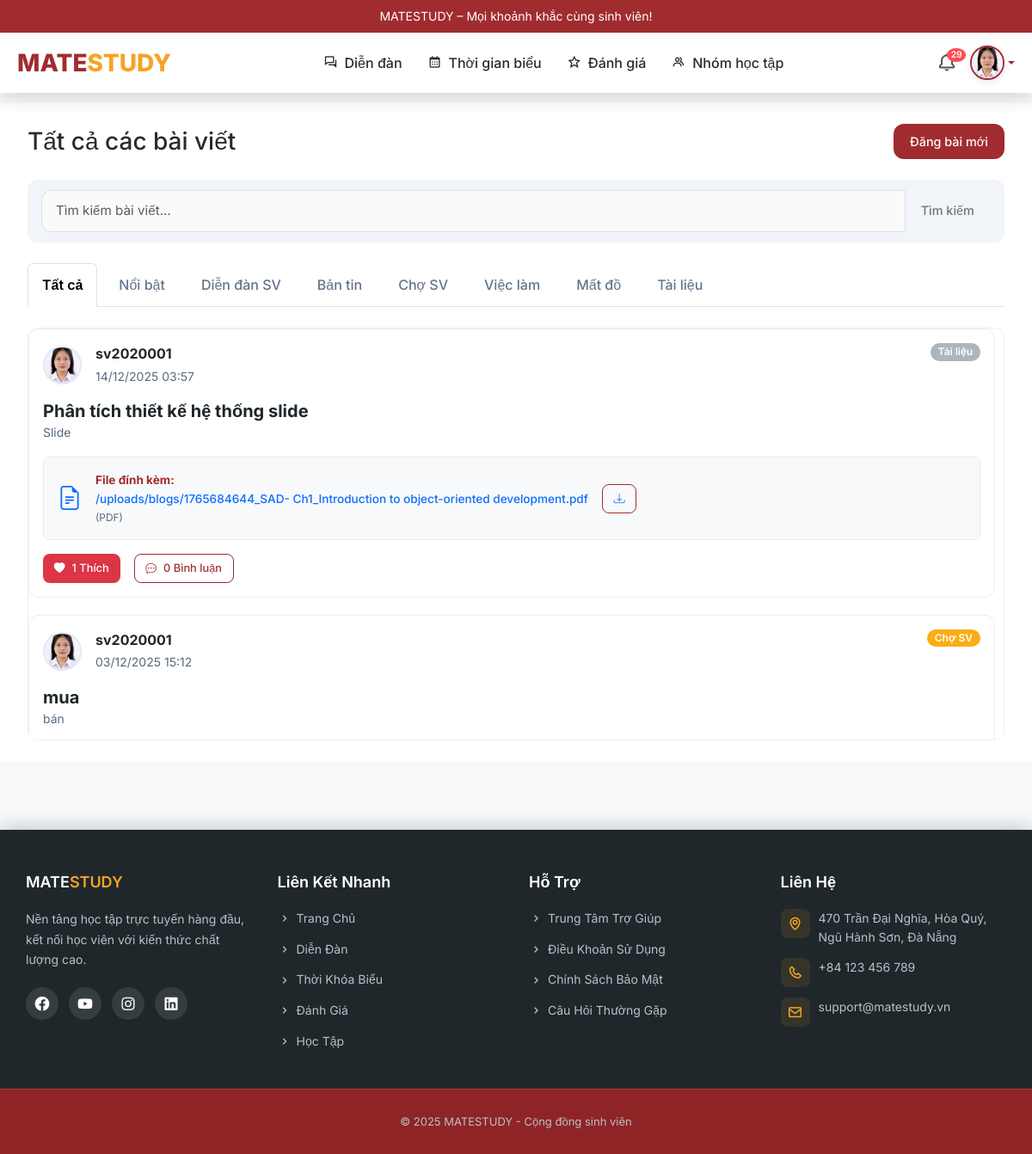
The app's page /php/sinhvien/blog.php (signed in) with its own data.
### tables this page shows
CREATE TABLE `nguoi_dung` (
  `id` bigint(20) UNSIGNED NOT NULL,
  `ten_dang_nhap` varchar(50) NOT NULL,
  `email` varchar(100) NOT NULL,
  `mat_khau` varchar(255) NOT NULL,
  `nien_khoa` year(4) DEFAULT NULL,
  `vai_tro` enum('sinh_vien','admin') DEFAULT 'sinh_vien',
  `trang_thai` enum('hoat_dong','bi_khoa','da_xoa') DEFAULT 'hoat_dong',
  `anh_dai_dien` varchar(255) DEFAULT NULL
);

CREATE TABLE `bai_viet_dien_dan` (
  `id` bigint(20) UNSIGNED NOT NULL,
  `tac_gia_id` bigint(20) UNSIGNED NOT NULL,
  `tieu_de` varchar(200) NOT NULL,
  `noi_dung` text NOT NULL,
  `file_dinh_kem` varchar(255) DEFAULT NULL,
  `trang_thai` enum('cho_duyet','da_duyet','bi_an') DEFAULT 'cho_duyet',
  `ngay_dang` timestamp NULL DEFAULT NULL,
  `category` enum('forum','news','market','job','lost','docs') DEFAULT 'forum'
);

### php/sinhvien/blog.php (the view, shortened to what this page needs)
<?php
require_once('../config.php');
$user_id = $_SESSION['user_id'];
$sql_lay_user = "SELECT ten_dang_nhap, anh_dai_dien, vai_tro FROM nguoi_dung WHERE id = '$user_id'";
$user_query = mysqli_query($conn, $sql_lay_user);
$current_user = mysqli_fetch_assoc($user_query);
$avatar = $current_user['anh_dai_dien'] ? htmlspecialchars($current_user['anh_dai_dien']) : 'https://randomuser.me/api/portraits/men/1.jpg';
$is_admin = ($current_user['vai_tro'] === 'admin');
function dinh_dang_thoi_gian($time)
{
  $date = new DateTime($time);
  return $date->format('d/m/Y H:i');
}
function tao_badge_danh_muc($cat)
{
  $ten_danh_muc = array(
    'forum' => 'Diễn đàn SV',
    'news' => 'Bản tin',
    'market' => 'Chợ SV',
    'job' => 'Việc làm',
    'lost' => 'Mất đồ',
    'docs' => 'Tài liệu'
  );
  $mau_danh_muc = array(
    'forum' => 'primary',
    'news' => 'success',
    'market' => 'warning',
    'job' => 'info',
    'lost' => 'danger',
    'docs' => 'secondary'
  );
  $ten = $ten_danh_muc[$cat] ?? 'Khác';
  $mau = $mau_danh_muc[$cat] ?? 'secondary';
  return "<span class=\"badge bg-$mau\">$ten</span>";
}
$dieu_kien_where = array();
$tieu_de_trang = "Tất cả các bài viết";
if (!$is_admin) {
  $dieu_kien_where[] = "b.trang_thai = 'da_duyet'";
}
$tu_khoa_tim_kiem = isset($_GET['s']) ? mysqli_real_escape_string($conn, trim($_GET['s'])) : '';
$where_sql = !empty($dieu_kien_where) ? "WHERE " . implode(" AND ", $dieu_kien_where) : "";
$trang_hien_tai = max(1, (int)($_GET['page'] ?? 1));
$so_bai_moi_trang = 10;
$vi_tri_bat_dau = ($trang_hien_tai - 1) * $so_bai_moi_trang;
$sap_xep = "b.ngay_dang DESC";
$sql_lay_bai_viet = "
    SELECT
        b.*,
        n.ten_dang_nhap as user_name,
        n.anh_dai_dien,
        COALESCE(likes.total_likes, 0) as likes,
        COALESCE(comments.total_comments, 0) as comment_count,
        (SELECT 1 FROM luot_thich_bai_viet l WHERE l.bai_viet_id = b.id AND l.sinh_vien_id = '$user_id') as liked
    FROM bai_viet_dien_dan b
    JOIN nguoi_dung n ON b.tac_gia_id = n.id
    LEFT JOIN (SELECT bai_viet_id, COUNT(*) as total_likes FROM luot_thich_bai_viet GROUP BY bai_viet_id) likes
        ON likes.bai_viet_id = b.id
    LEFT JOIN (SELECT bai_viet_id, COUNT(*) as total_comments FROM binh_luan_dien_dan GROUP BY bai_viet_id) comments
        ON comments.bai_viet_id = b.id
    $where_sql
    ORDER BY $sap_xep
    LIMIT $vi_tri_bat_dau, $so_bai_moi_trang
";
$ket_qua_bai_viet = mysqli_query($conn, $sql_lay_bai_viet);
?>
<!DOCTYPE html>
<html lang="vi">
<head>
  <link rel="stylesheet" href="../../css/header-footer.css">
  <link rel="stylesheet" href="../../css/style.css">
  <link rel="stylesheet" href="../../css/blog.css" />
</head>
<body>
  <?php include("../partials/header.php"); ?>
  <div class="container mt-4">
    <div class="d-flex justify-content-between align-items-center mb-4">
      <h3 class="mb-0"><?php echo $tieu_de_trang; ?></h3>
      <button class="btn btn-primary" data-bs-toggle="modal" data-bs-target="#postModal">
        Đăng bài mới
      </button>
    </div>
    <div class="search-bar mb-4">
      <form class="input-group">
        <input type="text" class="form-control" name="s" placeholder="Tìm kiếm bài viết..."
          value="<?php echo htmlspecialchars($tu_khoa_tim_kiem ?? ''); ?>">
        <button class="btn btn-outline-secondary">Tìm kiếm</button>
      </form>
    </div>
    <ul class="nav nav-tabs mb-4">
      <li class="nav-item">
        <a class="nav-link <?php echo !isset($_GET['cat']) ? 'active' : ''; ?>" href="blog.php">Tất cả</a>
      </li>
      <li class="nav-item">
        <a class="nav-link <?php echo ($_GET['cat'] ?? '') == 'hot' ? 'active' : ''; ?>" href="blog.php?cat=hot">Nổi bật</a>
      </li>
      <li class="nav-item">
        <a class="nav-link <?php echo ($_GET['cat'] ?? '') == 'forum' ? 'active' : ''; ?>" href="blog.php?cat=forum">Diễn đàn SV</a>
      </li>
      <li class="nav-item">
        <a class="nav-link <?php echo ($_GET['cat'] ?? '') == 'news' ? 'active' : ''; ?>" href="blog.php?cat=news">Bản tin</a>
      </li>
      <li class="nav-item">
        <a class="nav-link <?php echo ($_GET['cat'] ?? '') == 'market' ? 'active' : ''; ?>" href="blog.php?cat=market">Chợ SV</a>
      </li>
      <li class="nav-item">
        <a class="nav-link <?php echo ($_GET['cat'] ?? '') == 'job' ? 'active' : ''; ?>" href="blog.php?cat=job">Việc làm</a>
      </li>
      <li class="nav-item">
        <a class="nav-link <?php echo ($_GET['cat'] ?? '') == 'lost' ? 'active' : ''; ?>" href="blog.php?cat=lost">Mất đồ</a>
      </li>
      <li class="nav-item">
        <a class="nav-link <?php echo ($_GET['cat'] ?? '') == 'docs' ? 'active' : ''; ?>" href="blog.php?cat=docs">Tài liệu</a>
      </li>
    </ul>
    <div class="posts-scroll-container">
      <div id="postsContainer">
        <?php if (!$ket_qua_bai_viet || mysqli_num_rows($ket_qua_bai_viet) == 0): ?>
          <p class="text-center text-muted py-5">Không có bài viết nào phù hợp.</p>
        <?php else: ?>
          <?php while ($bai_viet = mysqli_fetch_assoc($ket_qua_bai_viet)): ?>
            <div class="post-card">
              <div class="d-flex justify-content-between align-items-start">
                <div class="d-flex align-items-center">
                  <img src="../../<?php echo $bai_viet['anh_dai_dien'] ? htmlspecialchars($bai_viet['anh_dai_dien']) : $avatar; ?>"
                    class="post-avatar me-3" alt="avatar">
                  <div>
                    <div class="fw-bold"><?php echo htmlspecialchars($bai_viet['user_name']); ?></div>
                    <small class="text-muted"><?php echo dinh_dang_thoi_gian($bai_viet['ngay_dang']); ?></small>
                  </div>
                </div>
                <?php echo tao_badge_danh_muc($bai_viet['category']); ?>
              </div>
              <div class="mt-3">
                <h5 class="fw-bold"><?php echo htmlspecialchars($bai_viet['tieu_de']); ?></h5>
                <p class="text-muted">
                  <?php
                  $noi_dung_rut_gon = substr($bai_viet['noi_dung'], 0, 300);
                  echo nl2br(htmlspecialchars($noi_dung_rut_gon));
                  ?>
                </p>
                <?php if ($bai_viet['file_dinh_kem']): ?>
                  <?php
                  $file_name = $bai_viet['file_dinh_kem'];
                  $file_path = "../" . $file_name;
                  $ext = strtolower(pathinfo($file_name, PATHINFO_EXTENSION));
                  $image_exts = ['jpg', 'jpeg', 'png', 'gif', 'webp'];
                  ?>
                  <div class="post-attachment mt-3">
                    <?php if (in_array($ext, $image_exts)): ?>
                      <div class="attached-image">
                        <a href="<?php echo $file_path; ?>" target="_blank">
                          <img src="<?php echo $file_path; ?>"
                            alt="Ảnh đính kèm"
                            class="img-fluid rounded"
                            style="max-height: 300px; object-fit: cover; border: 1px solid #ddd;">
                        </a>
                        <div class="mt-2">
                          <small class="text-muted">
                            <i class="bi bi-download"></i>
                            <a href="<?php echo $file_path; ?>" download class="text-decoration-none">
                              Tải xuống ảnh
                            </a>
                          </small>
                        </div>
                      </div>
                    <?php else: ?>
                      <div class="post-file p-3 bg-light rounded d-flex align-items-center gap-3">
                        <i class="bi bi-file-earmark-text fs-3 text-primary"></i>
                        <div>
                          <strong>File đính kèm:</strong><br>
                          <a href="<?php echo $file_path; ?>" target="_blank" class="text-decoration-none">
                            <?php echo htmlspecialchars($file_name); ?>
                          </a>
                          <small class="text-muted d-block">
                            (<?php echo strtoupper($ext); ?>)
                          </small>
                        </div>
                        <a href="<?php echo $file_path; ?>" class="btn btn-sm btn-outline-primary" download>
                          <i class="bi bi-download"></i>
                        </a>
                      </div>
                    <?php endif; ?>
                  </div>
                <?php endif; ?>
              </div>
              <div class="d-flex gap-3 mt-3">
                <?php
                $url_thich = "blog.php?like=" . $bai_viet['id'];
                $url_thich .= "&cat=" . ($_GET['cat'] ?? '');
                $url_thich .= "&s=" . urlencode($tu_khoa_tim_kiem ?? '');
                $url_thich .= "&page=" . $trang_hien_tai;
                $da_thich = $bai_viet['liked'] ? true : false;
                ?>
                <a href="<?php echo $url_thich; ?>"
                  class="btn btn-sm <?php echo $da_thich ? 'btn-danger' : 'btn-outline-danger'; ?> d-flex align-items-center gap-2">
                  <i class="bi <?php echo $da_thich ? 'bi-heart-fill' : 'bi-heart'; ?>"></i>
                  <span><?php echo $bai_viet['likes']; ?> Thích</span>
                </a>
                <button type="button"
                  class="btn btn-sm btn-outline-primary d-flex align-items-center gap-2"
                  onclick="document.getElementById('comments-<?php echo $bai_viet['id']; ?>').classList.toggle('show')">
                  <i class="bi bi-chat-dots"></i>
                  <span><?php echo $bai_viet['comment_count']; ?> Bình luận</span>
                </button>
              </div>
            </div>
          <?php endwhile; ?>
        <?php endif; ?>
      </div>
    </div>
  </div>
  <?php include("../partials/footer.php"); ?>
</body>
</html>

### php/partials/header.php (shortened to what this page needs)
<?php
$user_id = $_SESSION['user_id'];
$vai_tro = $_SESSION['vai_tro'] ?? 'sinh_vien';
$query = "SELECT ten_dang_nhap, anh_dai_dien, email, nien_khoa FROM nguoi_dung WHERE id = ?";
$stmt = mysqli_prepare($conn, $query);
mysqli_stmt_bind_param($stmt, "i", $user_id);
mysqli_stmt_execute($stmt);
$result = mysqli_stmt_get_result($stmt);
$user = mysqli_fetch_assoc($result);
$is_admin = ($vai_tro === 'admin');
$is_top_level_php = (basename(getcwd()) === 'php');
$root_path = $is_top_level_php ? "../" : "../../";
if ($user['anh_dai_dien']) {
    $avatar_url = $root_path . htmlspecialchars($user['anh_dai_dien']);
} else {
    $avatar_url = $root_path . "images/avatars/avt.jpg";
}
$badge_html = "";
if (!$is_admin) {
    $notif_query = "SELECT COUNT(*) AS unread FROM thong_bao WHERE sinh_vien_id = ? AND da_doc = FALSE";
    $stmt2 = mysqli_prepare($conn, $notif_query);
    mysqli_stmt_bind_param($stmt2, "i", $user_id);
    mysqli_stmt_execute($stmt2);
    $notif_result = mysqli_stmt_get_result($stmt2);
    $unread_count = mysqli_fetch_assoc($notif_result)['unread'];
    if ($unread_count > 0) {
        $badge_html = "<span class='badge'>$unread_count</span>";
    }
}
?>
<header class="header">
    <div class="top-bar">
        MATESTUDY – Mọi khoảnh khắc cùng sinh viên!
    </div>
    <div class="main-header">
        <a href="<?php echo $root_path; ?>php/home.php" class="logo">MATE<span>STUDY</span></a>
        <nav class="nav-menu">
            <?php if ($is_admin): ?>
                <a href="<?php echo $root_path; ?>php/admin/manage_blog.php"><i class='bx bx-conversation me-2'></i>Quản lý diễn đàn</a>
                <a href="<?php echo $root_path; ?>php/admin/manage_data_learing.php"><i class='bx bx-data me-2'></i>Quản lý dữ liệu học tập</a>
                <a href="<?php echo $root_path; ?>php/admin/manage_review.php"><i class='bx bx-star me-2'></i>Quản lý đánh giá</a>
                <a href="<?php echo $root_path; ?>php/admin/manage_user.php"><i class='bx bx-user me-2'></i>Quản lý người dùng</a>
            <?php else: ?>
                <a href="<?php echo $root_path; ?>php/sinhvien/blog.php"><i class='bx bx-conversation me-2'></i>Diễn đàn</a>
                <a href="<?php echo $root_path; ?>php/sinhvien/calender.php"><i class='bx bx-calendar me-2'></i>Thời gian biểu</a>
                <a href="<?php echo $root_path; ?>php/sinhvien/review.php"><i class='bx bx-star me-2'></i>Đánh giá</a>
                <a href="<?php echo $root_path; ?>php/sinhvien/team.php"><i class='bx bx-group me-2'></i>Nhóm học tập</a>
            <?php endif; ?>
        </nav>
        <div class="<?= $is_admin ? 'admin-info dropdown' : 'user-actions' ?>">
            <?php if (!$is_admin): ?>
                <a href="<?php echo $root_path; ?>php/sinhvien/notification.php" class="notification" title="Thông báo">
                    <i class='bx bx-bell'></i>
                    <?= $badge_html ?>
                </a>
            <?php endif; ?>
            <div class="user-dropdown">
                <a href="#" class="dropdown-toggle d-flex align-items-center text-decoration-none" data-bs-toggle="dropdown">
                    <img src="<?= $avatar_url ?>" alt="Avatar" class="user-avatar rounded-circle" width="38" height="38">
                </a>
            </div>
        </div>
    </div>
</header>
<link href='https://unpkg.com/boxicons@2.1.4/css/boxicons.min.css' rel='stylesheet'>
<link href="https://cdn.jsdelivr.net/npm/bootstrap-icons@1.11.3/font/bootstrap-icons.css" rel="stylesheet">
<link href="https://cdn.jsdelivr.net/npm/bootstrap@5.3.3/dist/css/bootstrap.min.css" rel="stylesheet">
<link rel="stylesheet" href="<?php echo $root_path; ?>css/style.css">

### records on screen
nguoi_dung: anh_dai_dien (picture)
bai_viet_dien_dan: tac_gia.anh_dai_dien (picture), tac_gia.ten_dang_nhap "sv2020001", ngay_dang "14/12/2025 03:57", category "Tài liệu", tieu_de "Phân tích thiết kế hệ thống slide", noi_dung "Slide", file_dinh_kem "/uploads/blogs/1765684644_SAD- Ch1_Introduction to object-oriented development.pdf", file_dinh_kem "PDF", likes "1", comment_count "0"
bai_viet_dien_dan: tac_gia.anh_dai_dien (picture), tac_gia.ten_dang_nhap "sv2020001", ngay_dang "03/12/2025 15:12", category "Chợ SV", tieu_de "mua", noi_dung "bán"

### other values on screen
$unread_count "29"
$tieu_de_trang "Tất cả các bài viết"
